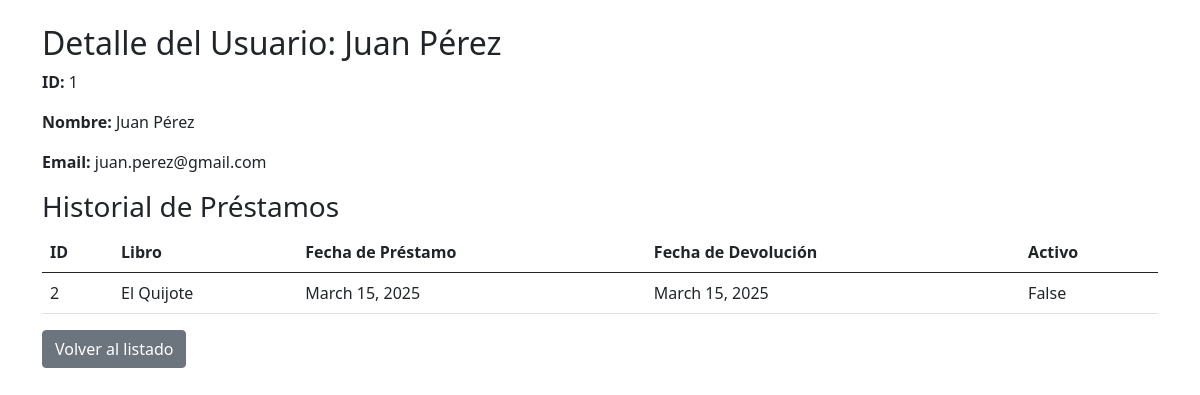
/web/users/1/, run on the app's committed database.
### bibliotecaApp/models.py (models this page shows, shortened)
class User(models.Model):
    name = models.CharField(max_length=100)
    email = models.EmailField(unique=True)

class Loan(models.Model):
    book = models.ForeignKey(Book, on_delete=models.CASCADE, related_name='loans')
    user = models.ForeignKey(User, on_delete=models.CASCADE, related_name='loans')
    loan_date = models.DateField(auto_now_add=True)
    return_date = models.DateField(blank=True, null=True)
    active = models.BooleanField(default=True)

class Book(models.Model):
    library = models.ForeignKey(Library, on_delete=models.CASCADE, related_name='books')
    title = models.CharField(max_length=200)
    author = models.CharField(max_length=100)
    isbn = models.CharField(max_length=20, unique=True, blank=True, null=True)
    available = models.BooleanField(default=True)

### bibliotecaApp/views.py (the view)
# urls.py: path('web/users/<int:user_id>/', detalle_user_web, name='detalle_user_web'),
def detalle_user_web(request, user_id):
    if request.method == 'GET':
        try:
            user = User.objects.get(id=user_id)
            loans = user.loans.all()
            return render(request, 'user_detail.html',
                          {'user': user, 'loans': loans, 'titulo': f'Detalle del Usuario: {user.name}'})
        except User.DoesNotExist:
            messages.error(request, "Usuario no encontrado")
            return redirect('lista_users_web')
    return render(request, 'error.html', {"error": "Método no permitido"})

### bibliotecaApp/templates/user_detail.html
{% extends "base.html" %}
{% block content %}
  <h2>{{ titulo }}</h2>
  <p><strong>ID:</strong> {{ user.id }}</p>
  <p><strong>Nombre:</strong> {{ user.name }}</p>
  <p><strong>Email:</strong> {{ user.email }}</p>
  <h3>Historial de Préstamos</h3>
  {% if loans %}
    <table class="table">
      <thead>
        <tr>
          <th>ID</th>
          <th>Libro</th>
          <th>Fecha de Préstamo</th>
          <th>Fecha de Devolución</th>
          <th>Activo</th>
        </tr>
      </thead>
      <tbody>
        {% for loan in loans %}
        <tr>
          <td>{{ loan.id }}</td>
          <td>{{ loan.book.title }}</td>
          <td>{{ loan.loan_date }}</td>
          <td>{{ loan.return_date }}</td>
          <td>{{ loan.active }}</td>
        </tr>
        {% endfor %}
      </tbody>
    </table>
  {% else %}
    <p>No hay préstamos registrados para este usuario.</p>
  {% endif %}
  <a href="{% url 'lista_users_web' %}" class="btn btn-secondary">Volver al listado</a>
{% endblock %}

### data on the page
User: id "1", name "Juan Pérez", email "juan.perez@gmail.com"
Loan: id "2", book "El Quijote", loan_date "March 15, 2025", return_date "March 15, 2025", active "False"

### other printed values
{{ titulo }} "Detalle del Usuario: Juan Pérez"
